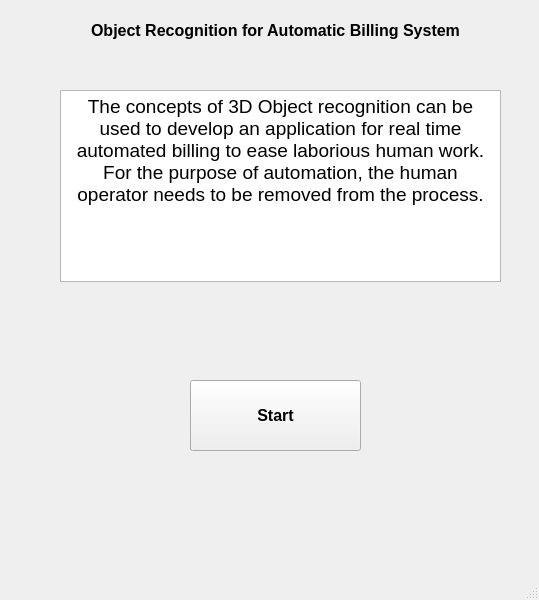
<?xml version="1.0" encoding="UTF-8"?>
<ui version="4.0">
 <class>MainWindow</class>
 <widget class="QMainWindow" name="MainWindow">
  <property name="geometry">
   <rect>
    <x>0</x>
    <y>0</y>
    <width>539</width>
    <height>600</height>
   </rect>
  </property>
  <property name="windowTitle">
   <string>MainWindow</string>
  </property>
  <widget class="QWidget" name="centralwidget">
   <widget class="QPushButton" name="startupButton">
    <property name="geometry">
     <rect>
      <x>190</x>
      <y>380</y>
      <width>171</width>
      <height>71</height>
     </rect>
    </property>
    <property name="font">
     <font>
      <family>Microsoft JhengHei UI</family>
      <pointsize>12</pointsize>
      <weight>75</weight>
      <bold>true</bold>
     </font>
    </property>
    <property name="text">
     <string>Start</string>
    </property>
   </widget>
   <widget class="QTextBrowser" name="textBrowser">
    <property name="geometry">
     <rect>
      <x>60</x>
      <y>90</y>
      <width>441</width>
      <height>192</height>
     </rect>
    </property>
    <property name="html">
     <string>&lt;!DOCTYPE HTML PUBLIC &quot;-//W3C//DTD HTML 4.0//EN&quot; &quot;http://www.w3.org/TR/REC-html40/strict.dtd&quot;&gt;
&lt;html&gt;&lt;head&gt;&lt;meta name=&quot;qrichtext&quot; content=&quot;1&quot; /&gt;&lt;style type=&quot;text/css&quot;&gt;
p, li { white-space: pre-wrap; }
&lt;/style&gt;&lt;/head&gt;&lt;body style=&quot; font-family:'MS Shell Dlg 2'; font-size:8.25pt; font-weight:400; font-style:normal;&quot;&gt;
&lt;p align=&quot;center&quot; style=&quot; margin-top:0px; margin-bottom:0px; margin-left:0px; margin-right:0px; -qt-block-indent:0; text-indent:0px;&quot;&gt;&lt;span style=&quot; font-size:14pt;&quot;&gt;The concepts of 3D Object recognition can be used to develop an application for real time automated billing to ease laborious human work. For the purpose of automation, the human operator needs to be removed from the process.&lt;/span&gt;&lt;/p&gt;&lt;/body&gt;&lt;/html&gt;</string>
    </property>
   </widget>
   <widget class="QLabel" name="label">
    <property name="geometry">
     <rect>
      <x>60</x>
      <y>10</y>
      <width>431</width>
      <height>41</height>
     </rect>
    </property>
    <property name="font">
     <font>
      <family>Microsoft JhengHei UI</family>
      <pointsize>12</pointsize>
      <weight>75</weight>
      <bold>true</bold>
     </font>
    </property>
    <property name="text">
     <string>Object Recognition for Automatic Billing System</string>
    </property>
    <property name="alignment">
     <set>Qt::AlignCenter</set>
    </property>
   </widget>
  </widget>
  <widget class="QMenuBar" name="menubar">
   <property name="geometry">
    <rect>
     <x>0</x>
     <y>0</y>
     <width>539</width>
     <height>21</height>
    </rect>
   </property>
  </widget>
  <widget class="QStatusBar" name="statusbar"/>
 </widget>
 <resources/>
 <connections/>
</ui>
